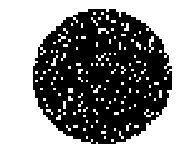
//> input picture aula5/ex1/1.png, 195 x 154 px
$ ./main   (built with g++ and OpenCV 4)
//> lines starting //> are read from the running program, lines starting //| are printed output that depends on the picture; after the words box and inside, x2 and y2 are one past the last pixel; in counts of white or black regions, pixels touching at a corner belong together
/*
 * 1) Usando morfologia matemática retire os ruídos das imagens. Quais operações
 * morfológicas aplicáveis?
 *
 * Referências:
 *  - https://docs.opencv.org/trunk/d9/d61/tutorial_py_morphological_ops.html
 */

#include <iostream>
#include <opencv2/opencv.hpp>

using namespace cv;
using namespace std;

int main(int argc, char** argv) {
  Mat kern = Mat::ones(5, 5, CV_8UC1);

  // Realiza abertura na primeira imagem.
  Mat img1;
  img1 = imread("1.png", IMREAD_GRAYSCALE);
//> img1: 154 rows x 195 cols, CV_8UC1; 56.7% white; 1 black region, box (x1, y1, x2, y2) and area: (33, 9, 172, 144) 13004

  namedWindow("Imagem 1 Original", WINDOW_AUTOSIZE);
  imshow("Imagem 1 Original", img1);

  Mat res1;
  morphologyEx(img1, res1, MORPH_OPEN, kern);
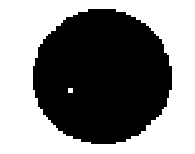
//> res1: 154 rows x 195 cols, CV_8UC1; 51.2% white; 1 black region, box (x1, y1, x2, y2) and area: (33, 9, 172, 144) 14649

  namedWindow("Imagem 1 Processada", WINDOW_AUTOSIZE);
  imshow("Imagem 1 Processada", res1);

  waitKey(0);

  // Realiza o fechamento na segunda imagem.
  Mat img2;
  img2 = imread("2.png", IMREAD_GRAYSCALE);
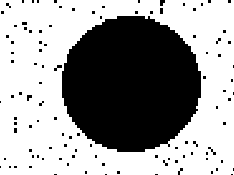
//> input picture aula5/ex1/2.png, 234 x 175 px
//> img2: 175 rows x 234 cols, CV_8UC1; 61.6% white; 108 black regions (103 under 20 px), largest, box (x1, y1, x2, y2) and area: (62, 16, 201, 152) 14870, (160, 0, 165, 6) 24, (54, 65, 62, 71) 24, (27, 95, 32, 101) 21, (208, 147, 216, 155) 21

  namedWindow("Imagem 2 Original", WINDOW_AUTOSIZE);
  imshow("Imagem 2 Original", img2);

  Mat res2;
  morphologyEx(img2, res2, MORPH_CLOSE, kern);
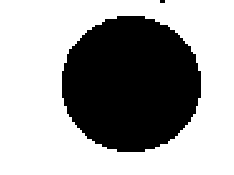
//> res2: 175 rows x 234 cols, CV_8UC1; 63.7% white; 2 black regions (1 under 20 px), largest, box (x1, y1, x2, y2) and area: (62, 16, 201, 152) 14854

  namedWindow("Imagem 2 Processada", WINDOW_AUTOSIZE);
  imshow("Imagem 2 Processada", res2);

  waitKey(0);

  // Aplica abertura e fechamento na imagem 3.
  Mat img3;
  img3 = imread("3.png", IMREAD_GRAYSCALE);
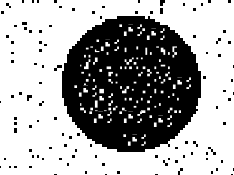
//> input picture aula5/ex1/3.png, 234 x 175 px
//> img3 is the input picture: 175 rows x 234 cols, CV_8UC1; min 0, max 255, mean 164.4

  namedWindow("Imagem 3 Original", WINDOW_AUTOSIZE);
  imshow("Imagem 3 Original", img3);

  Mat res3;
  morphologyEx(img3, res3, MORPH_OPEN, kern);
  morphologyEx(res3, res3, MORPH_CLOSE, kern);
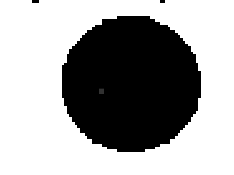
//> res3: 175 rows x 234 cols, CV_8UC1; min 0, max 255, mean 161.9

  namedWindow("Imagem 3 Processada", WINDOW_AUTOSIZE);
  imshow("Imagem 3 Processada", res3);

  waitKey(0);
  return 0;
}
